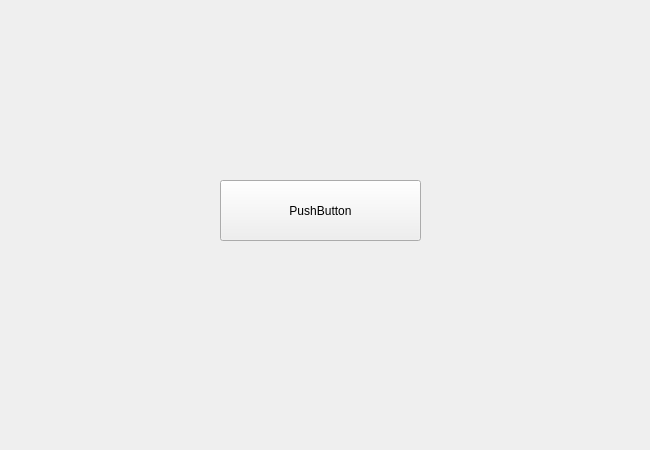
<?xml version="1.0" encoding="UTF-8"?>
<ui version="4.0">
 <class>MenuWindow</class>
 <widget class="QMainWindow" name="MenuWindow">
  <property name="geometry">
   <rect>
    <x>0</x>
    <y>0</y>
    <width>650</width>
    <height>450</height>
   </rect>
  </property>
  <property name="maximumSize">
   <size>
    <width>650</width>
    <height>450</height>
   </size>
  </property>
  <property name="windowTitle">
   <string>Mp3Factory</string>
  </property>
  <property name="windowIcon">
   <iconset>
    <normalon>:/icon/icon/play.png</normalon>
   </iconset>
  </property>
  <property name="iconSize">
   <size>
    <width>32</width>
    <height>32</height>
   </size>
  </property>
  <widget class="QWidget" name="centralWidget">
   <widget class="QPushButton" name="pushButton">
    <property name="geometry">
     <rect>
      <x>220</x>
      <y>180</y>
      <width>201</width>
      <height>61</height>
     </rect>
    </property>
    <property name="text">
     <string>PushButton</string>
    </property>
   </widget>
  </widget>
  <action name="actionOpen">
   <property name="icon">
    <iconset resource="icon.qrc">
     <normaloff>:/icon/icon/search.png</normaloff>:/icon/icon/search.png</iconset>
   </property>
   <property name="text">
    <string>open</string>
   </property>
   <property name="toolTip">
    <string>Open file</string>
   </property>
   <property name="shortcut">
    <string>Ctrl+O</string>
   </property>
  </action>
  <action name="actionPlay">
   <property name="icon">
    <iconset resource="icon.qrc">
     <normaloff>:/icon/icon/play.png</normaloff>:/icon/icon/play.png</iconset>
   </property>
   <property name="text">
    <string>play</string>
   </property>
   <property name="shortcut">
    <string>Space</string>
   </property>
  </action>
  <action name="actionPause">
   <property name="icon">
    <iconset resource="icon.qrc">
     <normaloff>:/icon/icon/pause.png</normaloff>:/icon/icon/pause.png</iconset>
   </property>
   <property name="text">
    <string>pause</string>
   </property>
  </action>
  <action name="actionStop">
   <property name="icon">
    <iconset resource="icon.qrc">
     <normaloff>:/icon/icon/stop.png</normaloff>:/icon/icon/stop.png</iconset>
   </property>
   <property name="text">
    <string>stop</string>
   </property>
   <property name="shortcut">
    <string>Esc</string>
   </property>
  </action>
  <action name="actionNext">
   <property name="icon">
    <iconset resource="icon.qrc">
     <normaloff>:/icon/icon/next.png</normaloff>:/icon/icon/next.png</iconset>
   </property>
   <property name="text">
    <string>next</string>
   </property>
   <property name="toolTip">
    <string>Next Song</string>
   </property>
   <property name="shortcut">
    <string>PgUp</string>
   </property>
  </action>
  <action name="actionPrevious">
   <property name="icon">
    <iconset resource="icon.qrc">
     <normaloff>:/icon/icon/pre.png</normaloff>:/icon/icon/pre.png</iconset>
   </property>
   <property name="text">
    <string>previous</string>
   </property>
   <property name="toolTip">
    <string>Previous Song</string>
   </property>
   <property name="shortcut">
    <string>PgDown</string>
   </property>
  </action>
  <action name="actionActionAboutUs">
   <property name="text">
    <string>actionAboutUs</string>
   </property>
   <property name="shortcut">
    <string>F11</string>
   </property>
  </action>
  <action name="actionAboutQt">
   <property name="text">
    <string>aboutQt</string>
   </property>
   <property name="shortcut">
    <string>F12</string>
   </property>
  </action>
  <action name="actionShuffle">
   <property name="icon">
    <iconset resource="icon.qrc">
     <normaloff>:/icon/icon/unshuffle.png</normaloff>:/icon/icon/unshuffle.png</iconset>
   </property>
   <property name="text">
    <string>shuffle</string>
   </property>
   <property name="toolTip">
    <string>Shuffle songs</string>
   </property>
   <property name="shortcut">
    <string>Ctrl+Tab</string>
   </property>
  </action>
  <action name="actionMute">
   <property name="icon">
    <iconset resource="icon.qrc">
     <normaloff>:/icon/icon/mute.png</normaloff>:/icon/icon/mute.png</iconset>
   </property>
   <property name="text">
    <string>mute</string>
   </property>
   <property name="toolTip">
    <string>Mute</string>
   </property>
   <property name="shortcut">
    <string>M</string>
   </property>
  </action>
 </widget>
 <layoutdefault spacing="6" margin="11"/>
 <resources>
  <include location="icon.qrc"/>
 </resources>
 <connections/>
</ui>
